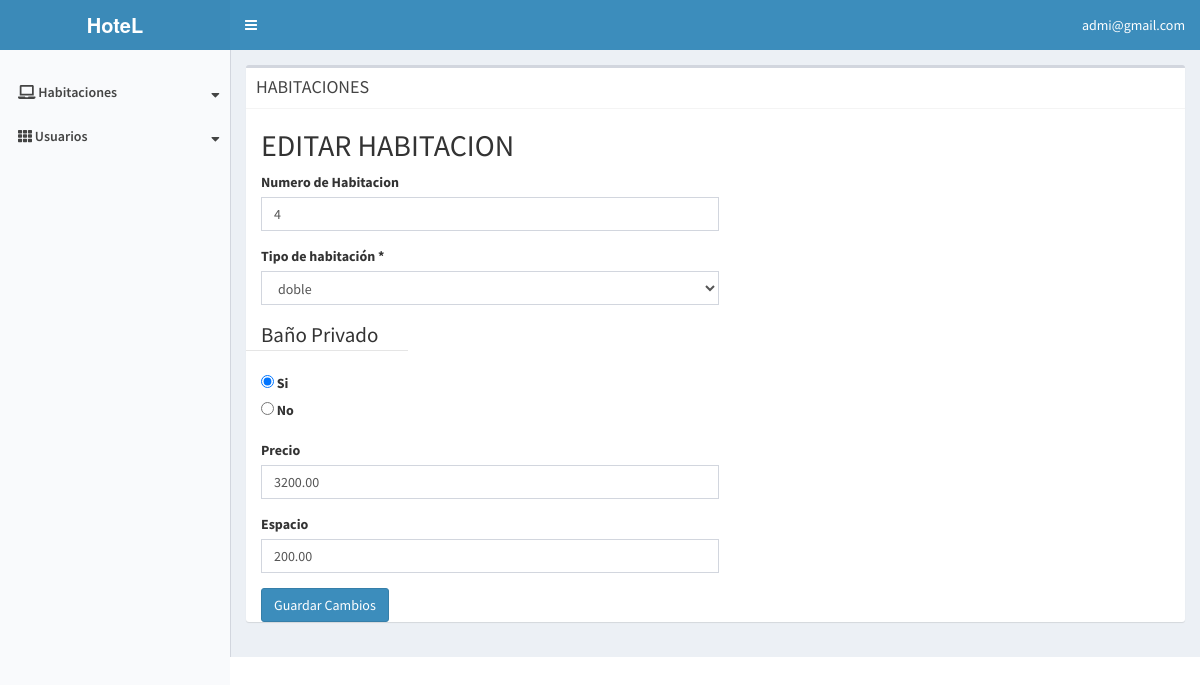
The app's page /formEditHabit.php?opcion=11 (signed in) with its own data.
### tables this page shows
CREATE TABLE `habitacion` (
  `id` int(11) NOT NULL,
  `nro` int(11) NOT NULL,
  `idtipohabitacion` int(11) NOT NULL,
  `banoprivado` tinyint(1) NOT NULL,
  `espacio` decimal(7,2) NOT NULL,
  `precio` decimal(7,2) NOT NULL
);

### motipohabitacion.php (called while the page is built)
<?php
    include("conexion.php");
    $sql = "SELECT * FROM tipohabitaciones";
    $resultado = $con->query($sql);
?>

### formEditHabit.php (the view, shortened to what this page needs)
<?php require_once('header.php');
include("conexion.php");
$id = $_GET['opcion'];
$sql = "SELECT * from habitacion where id='$id'";
$resultado = $con->query($sql);
$fila = $resultado->fetch_assoc();
?>
<div class="content-wrapper">
    <section class="content">
        <div class="row">
            <div class="col-md-12">
                <div class="box">
                    <div class="box-header with-border">
                        <h1 class="box-title">HABITACIONES</h1>
                    </div>
                    <div class="container">
                        <div class="row">
                            <div class="col-md-5 col-sm-5">
                                <div class="top">
                                    <h2>EDITAR HABITACION</h2>
                                    <section>
                                        <form action="editarHabit.php" name="" method="POST">
                                            <div class="form-group">
                                                <label>Numero de Habitacion</label>
                                                <input type="number" name="nro" class="form-control" value="<?Php echo $fila['nro']; ?>">
                                            </div>
                                            <div class="form-group">
                                                <label> Tipo de habitación *</label>
                                                <select name="tipohabitacion" class="form-control">
                                                    <?php
                                                    include("motipohabitacion.php");
                                                    while ($fila1 = $resultado->fetch_assoc()) {
                                                        echo '<option value="' . $fila1['id'] . '"> ' . $fila1['descripcion'] . '</option>';
                                                    }
                                                    ?>
                                                </select>
                                            </div>
                                            <fieldset class="form-group">
                                                <div class="row">
                                                    <legend class="col-form-label col-sm-4 pt-0">Baño Privado</legend>
                                                    <div class="col-sm-10">
                                                        <div class="form-check">
                                                            <input class="form-check-input" type="radio" name="banoprivado" id="banoprivado1" value="1" checked>
                                                            <label class="form-check-label" for="gridRadios1">
                                                                Si
                                                            </label>
                                                        </div>
                                                        <div class="form-check">
                                                            <input class="form-check-input" type="radio" name="banoprivado" id="banoprivado2" value="2">
                                                            <label class="form-check-label" for="gridRadios2">
                                                                No
                                                            </label>
                                                        </div>
                                                    </div>
                                                </div>
                                            </fieldset>
                                            <div class="form-group">
                                                <label>Precio</label>
                                                <input type="number" class="form-control" name="precio" value="<?Php echo $fila['precio']; ?>">
                                            </div>
                                            <div class="form-group">
                                                <label>Espacio</label>
                                                <input type="text" class="form-control" name="espacio" value="<?php echo $fila['espacio']; ?>">
                                            </div>
                                            <div class="mt-2">
                                                <input type="submit" name="" value="Guardar Cambios" class="btn btn-primary">
                                            </div>
                                        </form>
                                    </section>
                                </div>
                            </div>
                        </div>
                    </div>
                </div>
            </div>
        </div>
    </section>
    <?php require_once('footer.php'); ?>

### records on screen
habitacion: nro "4", precio "3200.00", espacio "200.00"

### other values on screen
$_SESSION['correo'] "admi@gmail.com"
form field tipohabitacion "doble"
